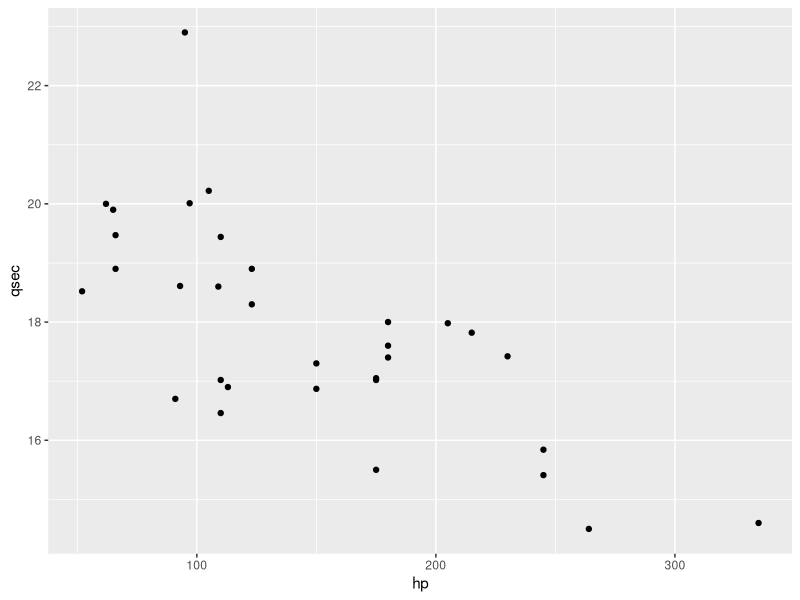

R code for this plot:
## ---- chunk 1
library(ggplot2)
## ---- chunk 2
summary(mtcars)
## ---- chunk 3
ggplot(mtcars, aes(x = hp, y = qsec))+
  geom_point()
